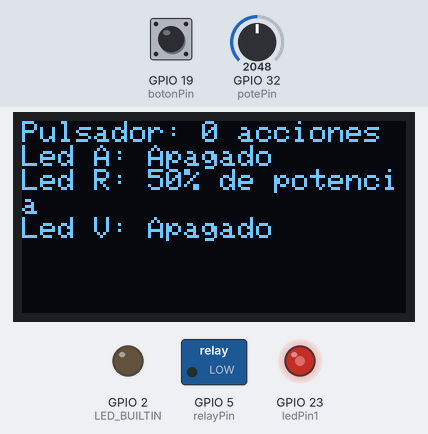
A sketch run on a simulated ESP32. Parts: 128×64 one-colour display, switched loads named in the sketch (green lamp = pin HIGH), output pins drawn as LEDs (lit = HIGH). The test bench sets the inputs (shaded band); at power-on: GPIO 19 (botonPin) HIGH, GPIO 32 (potePin) = 2048 (analog values on the 0–4095 scale). What the sketch prints to the serial monitor is not drawn.

Above: at 8.2 s.
8.3 s: GPIO 19 (botonPin) pulled LOW for 0.15 s
At 9.4 s:
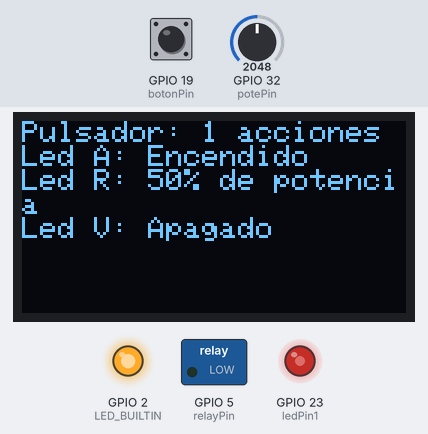
9.9 s: GPIO 32 (potePin) set to 2118
At 10.9 s:
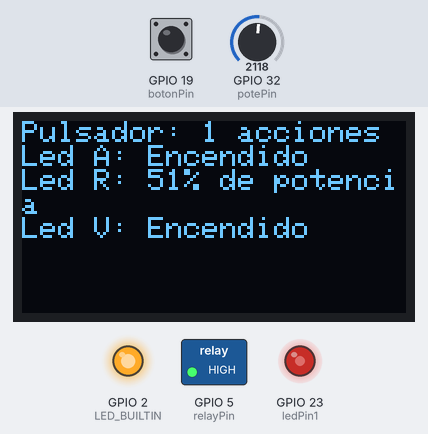
11.4 s: GPIO 32 (potePin) set to 3603
At 12.0 s:
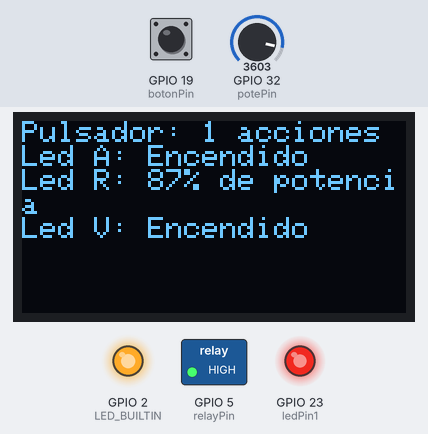
12.9 s: GPIO 19 (botonPin) pulled LOW for 1 s
At 13.3 s:
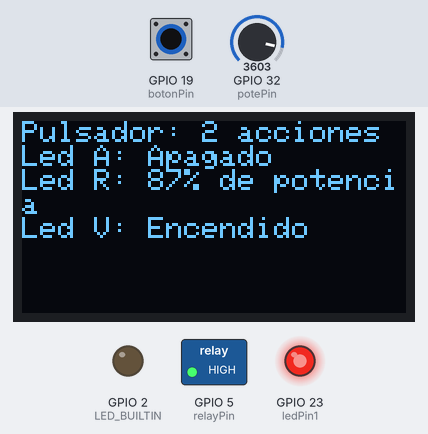
15.4 s: GPIO 32 (potePin) set to 2866
At 16.1 s:
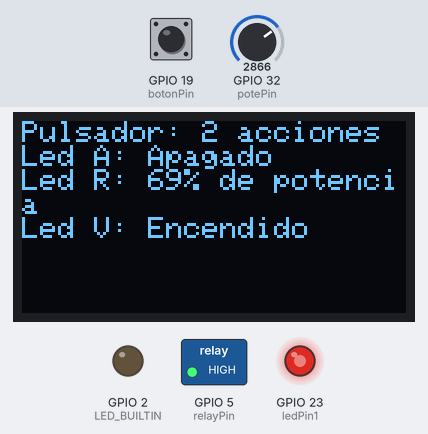
16.9 s: GPIO 32 (potePin) set to 491
At 17.2 s:
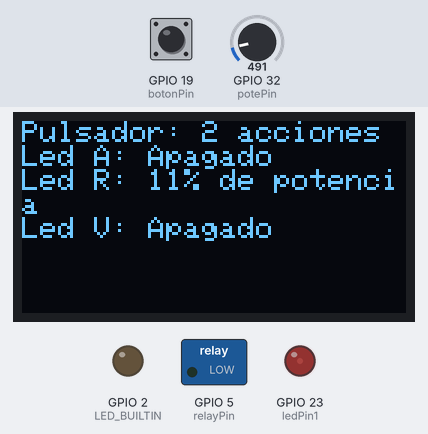
Timing chart, 0 to 19.4 s (numbered marks = the images above; inputs shaded):
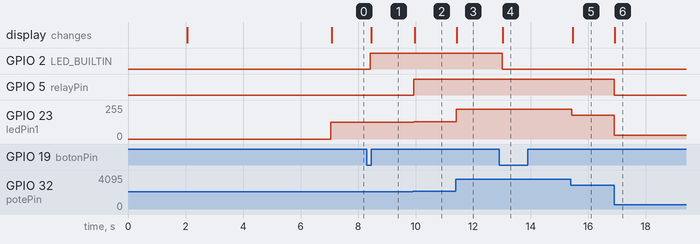

Measured:
- the behaviour switches between 2051 and 2052 on GPIO 32 (potePin) (found by bisection; images 1 and 2)
- after the input at 8.3 s, GPIO 2 (LED_BUILTIN): LOW → HIGH after 0.13 s; the display: changes after 0.16 s (image 1)
- after the input at 9.9 s, GPIO 5 (relayPin): LOW → HIGH at once; GPIO 23 (ledPin1): 127/255 → 131/255 at once; the display: changes after 0.07 s (image 2)
- after the input at 11.4 s, GPIO 23 (ledPin1): 131/255 → 224/255 at once; the display: changes at once (image 3)
- after the input at 12.9 s, GPIO 2 (LED_BUILTIN): HIGH → LOW after 0.11 s; the display: changes after 0.13 s (image 4)
- after the input at 15.4 s, GPIO 23 (ledPin1): 224/255 → 178/255 at once; the display: changes after 0.06 s (image 5)
- after the input at 16.9 s, GPIO 5 (relayPin): HIGH → LOW at once; GPIO 23 (ledPin1): 178/255 → 30/255 at once; the display: changes at once (image 6)

The sketch:

TP1_placa.ino
```cpp
#include <Adafruit_GFX.h>
#include <Adafruit_SH110X.h>
#include <splash.h>
#include "config.h"


// potenciometro
const int potePin = PIN_ADC;
volatile int estadoPote;

const int ledPin1 = PIN_LED_R; //rojo
const int relayPin = 5; //relay con led verde

// led azul y vars para logica boton
const int botonPin = PIN_ENC_PUSH;


int estadoLed = LOW; // Estado del LED
int estadoBoton; // Estado del pulsador
int ultimoEstado = HIGH; // Estado anterior del pulsador
unsigned long ultimoRebote = 0; // Último tiempo de rebote del pulsador
int delayRebote = 50; // Tiempo de rebote del pulsador

//ESTADISTICOS
volatile int counter = 0;
volatile float porcPote = 0;

//DISPLAY

//Adafruit_SH1106G display = Adafruit_SH1106G(SCREEN_WIDTH, SCREEN_HEIGHT, &Wire);
Adafruit_SH1106G display = Adafruit_SH1106G(SCREEN_WIDTH, SCREEN_HEIGHT, &Wire);

void displayInit(){
  display.begin(0x3C, true); // SSD1306
  //display.begin(0x3C, true); // Address 0x3C default SH110X
  display.clearDisplay();
  display.setTextSize(1);
  //display.setTextColor(SH110X_WHITE);
  display.setTextColor(SH110X_WHITE);
  display.setCursor(0,0);

  display.println(F("Hola Mundo!"));
  display.println(F("Datos de Compilacion:"));
  display.printf("Fecha %s\n",__DATE__);
  display.printf("Hora: %s\n",__TIME__);

  display.display();
}

void setup() {
  Serial.begin(BAUDRATE);
  delay(1000);

  // potenciometro, led y relay
  pinMode(potePin, INPUT);
  pinMode(ledPin1, OUTPUT);
  pinMode(relayPin, OUTPUT);
  analogReadResolution(10);
  analogWriteResolution(10);

  //led azul
  pinMode(botonPin, INPUT_PULLUP);
  pinMode(LED_BUILTIN, OUTPUT);

  // display
  delay(1000);
  Serial.println(F("Iniciando Display..."));
  displayInit();
  Serial.println(F("Display Iniciado"));
  delay(5000);

}

void loop() {
  // valor potenciometro y cambio intensidad led rojo
  estadoPote = analogRead(potePin);
  analogWrite(ledPin1, estadoPote);

  // led verde
  if (estadoPote>513){
    digitalWrite(relayPin, HIGH);
  } else {
    digitalWrite(relayPin, LOW);
  }

  //LOGICA LED AZUL Y BOTON
  int lectura = digitalRead(botonPin);

  // Si el estado del pulsador ha cambiado, registrar el tiempo de rebote
  if (lectura != ultimoEstado) {
    ultimoRebote = millis();
  }

  // Si ha pasado suficiente tiempo desde el último rebote, actualizar el estado del pulsador
  if ((millis() - ultimoRebote) > delayRebote) {
    // Si el estado del pulsador ha cambiado, actualizar el estado del LED
    if (lectura != estadoBoton) {
      estadoBoton = lectura;

      // Si el pulsador ha sido presionado, cambiar el estado del LED
      if (estadoBoton == LOW) {
        estadoLed = !estadoLed;
        counter = counter + 1;
        Serial.println("Boton presionado");
        digitalWrite(LED_BUILTIN, estadoLed);
      }
    }
  }
  // Guardar el último estado del pulsador
  ultimoEstado = lectura;

  porcPote = ((float)estadoPote/1024)*100;

  // display
  display.clearDisplay();
  display.setCursor(0,0);
  display.printf("Pulsador: %d acciones\n",counter);
  display.printf("Led A: ");
  if(estadoLed){
    display.printf("Encendido\n");
  }else{
    display.printf("Apagado\n");
  }
  display.printf("Led R: %d", (int)porcPote);
  display.print("% de potencia\n");
  display.printf("Led V: ");
  if(estadoPote>512){
    display.printf("Encendido\n");
  }else{
    display.printf("Apagado\n");
  }
  display.display();
  delay(20); // this speeds up the simulation
}
```

config.h
```cpp
#include <Arduino.h>
#pragma once

// BAUDRATE
const long BAUDRATE = 115200;

// PARPADEO
const int BLINK_OK = 250;

// OLED
const int SCREEN_WIDTH = 128; // OLED display width, in pixels
const int SCREEN_HEIGHT = 64; // OLED display height, in pixels
#define LINEA_BLANCO  F("                    ")

// PINOUT
// PINOUT
const int DHT_PIN = GPIO_NUM_33;        // ADC1_5
const int PIN_ADC = GPIO_NUM_32;        // ADC1_4
const int PIN_ENC_A = GPIO_NUM_18;      //
const int PIN_ENC_B = GPIO_NUM_5;       //
const int PIN_ENC_PUSH = GPIO_NUM_19;   //
const int PIN_LED_R = GPIO_NUM_23;      //
const int PIN_LED_G = GPIO_NUM_1;       // TX0!
//const int PIN_SERVO_1 = GPIO_NUM_4;   // ADC2_0
//const int PIN_SERVO_2 = GPIO_NUM_15;  // ADC2_3
//const int PIN_SERVO_3 = GPIO_NUM_13;  // ADC2_4
//const int PIN_SERVO_4 = GPIO_NUM_12;  // ADC2_5
//const int PIN_SERVO_5 = GPIO_NUM_14;  // ADC2_6

/* NO ES POSIBLE USAR WIFI Y SERVOS AL MISMO TIEMPO*/
```
